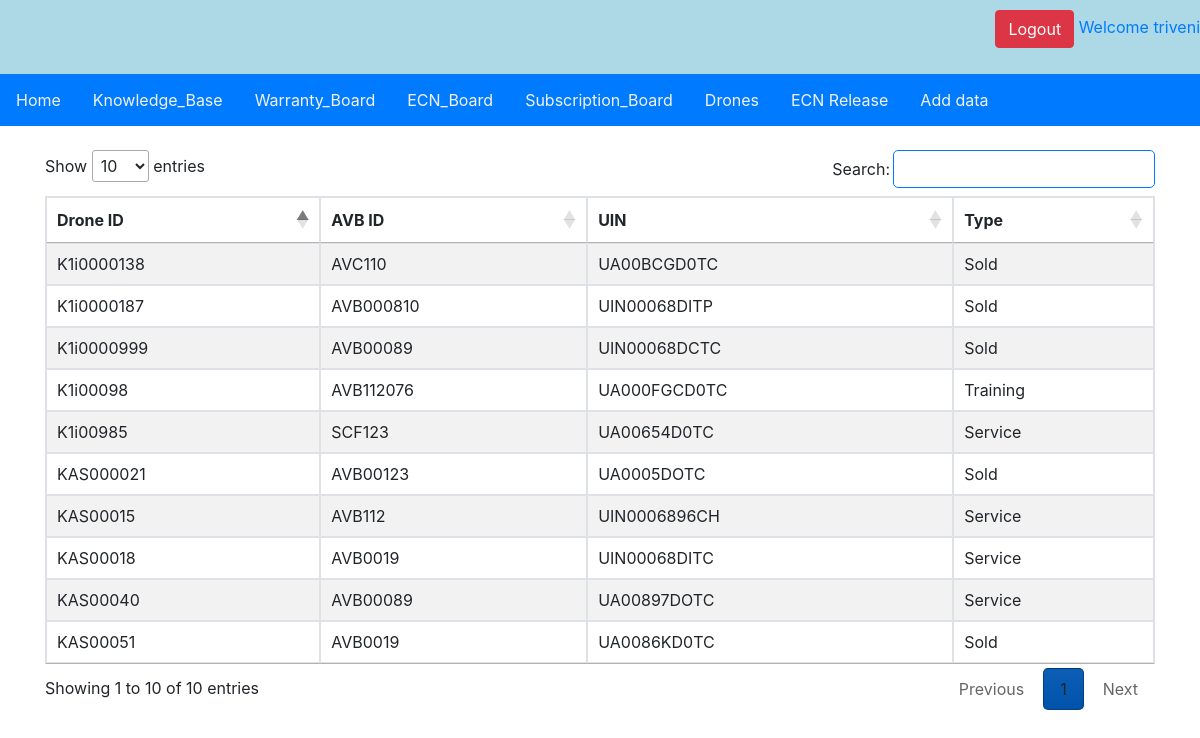
/drone/ (signed in), run on the app's committed database.
### main/models.py (models this page shows, shortened)
class Drone(models.Model):
    id = models.AutoField(primary_key=True)
    Drone_id = models.CharField(max_length=20, unique=True)
    UIN = models.CharField(max_length=20, unique=True)
    drone_type = models.CharField(max_length=20, choices=type_drone, default=1)
    AVB = models.CharField(max_length=20)
    Timble_module = models.CharField(max_length=20)
    Subscription_date = models.DateField()
    Subscription_end_date = models.DateField()
    created_on = models.DateField(auto_now_add=True)

### main/views.py (the view)
# urls.py: path('drone/', views.Drones, name='drone'),
def Drones(request):
    drones = Drone.objects.all()
    return render(request, 'drone.html', {'drones': drones})

### static/templates/drone.html (shortened to what this page needs)
{% include 'nav.html' %}
<!DOCTYPE html>
<html lang="en">
<head>
    <link rel="stylesheet" href="https://stackpath.bootstrapcdn.com/bootstrap/4.5.2/css/bootstrap.min.css">
    <link rel="stylesheet" type="text/css" href="https://cdn.datatables.net/1.11.5/css/jquery.dataTables.css">
</head>
<body>
<div class="container mt-4">
    <div class="row">
        <div class="col-md-12">
            <table id="warranties-table" class="table table-striped table-bordered" style="width:100%">
                <thead>
                <tr>
                    <th>Drone ID</th>
                    <th>AVB ID</th>
                    <th>UIN</th>
                    <th>Type</th>
                </tr>
                </thead>
                <tbody>
                {% for drone in drones %}
                <tr>
                    <td>{{ drone.Drone_id }}</td>
                    <td>{{ drone.AVB }}</td>
                    <td>{{ drone.UIN }}</td>
                    <td>{{ drone.get_drone_type_display}}</td>
                </tr>
                {% endfor %}
                </tbody>
            </table>
        </div>
    </div>
</div>
</body>
</html>

### static/templates/nav.html (shortened to what this page needs)
<!DOCTYPE html>
<html xmlns="http://www.w3.org/1999/html">
<head>
<link rel="stylesheet" href="https://cdnjs.cloudflare.com/ajax/libs/font-awesome/5.15.4/css/all.min.css">
</head>
<body>
<div class="header">
  {% if request.user.is_authenticated %}
    <p align="right"><a href="{% url 'authapp:login' %}" class="btn btn-danger">Logout</a>
    <span><a class="greet">Welcome {{request.user}}</a></span>
    {% else %}
    <div>
      <a href="{% url 'authapp:login' %}" class="btn btn-secondary">Log-in</a>
      <a href="{% url 'authapp:register' %}" class="btn btn-info ">Register</a>
    </div></p>
    {% endif %}
</div>
<div id="navbar">
  <a href="{% url 'authapp:dashboard' %}">Home</a>
  <a href="{% url 'authapp:sop_list' %}">Knowledge_Base</a>
  <a href="{% url 'authapp:warranty_data' %}">Warranty_Board</a>
  <a href="{% url 'authapp:ecn_board' %}">ECN_Board</a>
  <a href="{% url 'authapp:subscription' %}">Subscription_Board</a>
  <a href="{% url 'authapp:drone' %}">Drones</a>
  {% if request.user.is_staff %}
  <a href="{% url 'authapp:release' %}">ECN Release</a>
  <a href="{% url 'authapp:data' %}">Add data</a>
    {% endif %}
</div>
</body>
</html>

### static/templates/nav.html (style rules this page uses)
body { margin: 0; font-size: 16px; font-family: Arial, Helvetica, sans-serif; }
.header { background-color: #ADD8E6; padding: 10px 0; text-align: center; }
#navbar { overflow: hidden; background-color: #007bff; }
#navbar a { float: left; display: block; color: #f2f2f2; text-align: center; padding: 14px 16px; text-decoration: none; font-size: 16px; }

### data on the page
Drone: Drone_id "KAS00018", AVB "AVB0019", UIN "UIN00068DITC", drone_type "Service"
Drone: Drone_id "KAS00015", AVB "AVB112", UIN "UIN0006896CH", drone_type "Service"
Drone: Drone_id "KAS000021", AVB "AVB00123", UIN "UA0005DOTC", drone_type "Sold"
Drone: Drone_id "KAS00040", AVB "AVB00089", UIN "UA00897DOTC", drone_type "Service"
Drone: Drone_id "KAS00051", AVB "AVB0019", UIN "UA0086KD0TC", drone_type "Sold"
Drone: Drone_id "K1i00098", AVB "AVB112076", UIN "UA000FGCD0TC", drone_type "Training"
Drone: Drone_id "K1i0000138", AVB "AVC110", UIN "UA00BCGD0TC", drone_type "Sold"
Drone: Drone_id "K1i0000999", AVB "AVB00089", UIN "UIN00068DCTC", drone_type "Sold"
Drone: Drone_id "K1i0000187", AVB "AVB000810", UIN "UIN00068DITP", drone_type "Sold"
Drone: Drone_id "K1i00985", AVB "SCF123", UIN "UA00654D0TC", drone_type "Service"

### other printed values
{{ request.user }} "triveni"
